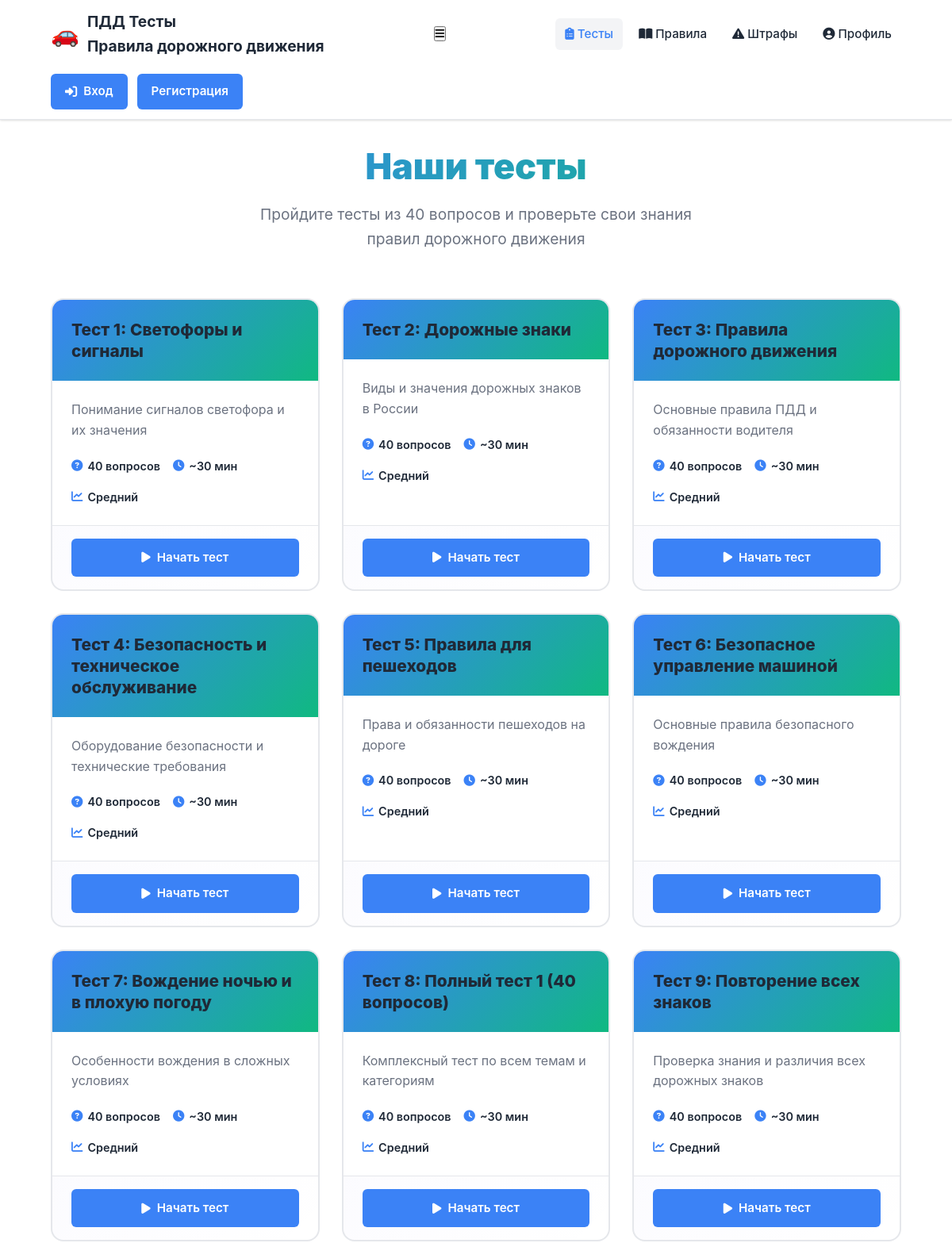
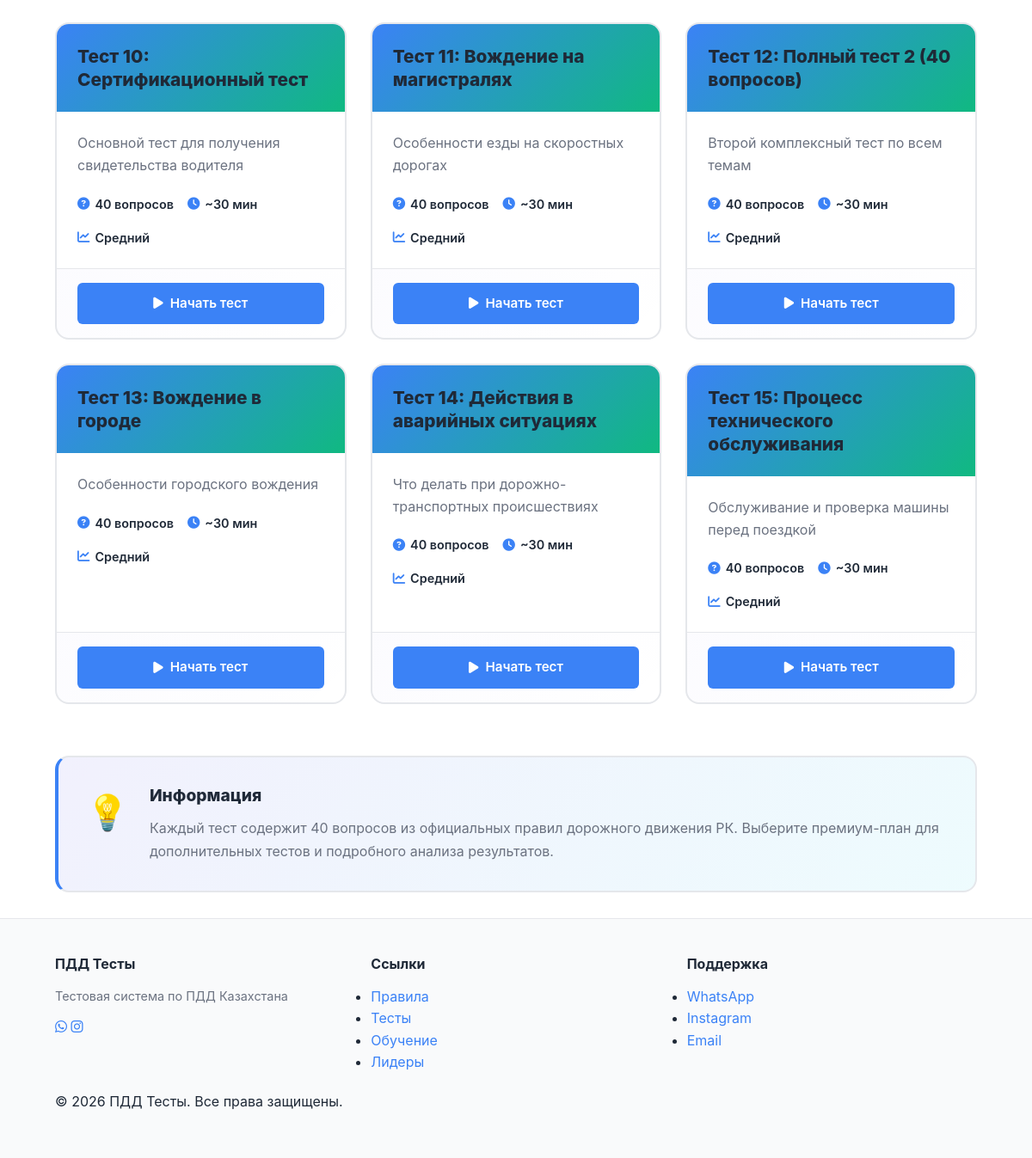
/tests, run on the app's committed database (2 pictures, top to bottom).
### tables this page shows
CREATE TABLE test_sets (
    id INTEGER PRIMARY KEY AUTOINCREMENT,
    name TEXT NOT NULL,
    category TEXT DEFAULT 'all',
    description TEXT
);

### app.py (the view)
@app.route('/tests')
def tests_list():
    conn = get_db_connection()
    sets = conn.execute('SELECT * FROM test_sets').fetchall()
    conn.close()
    return render_template('tests_list.html', sets=sets)

### app.py (called while the page is built)
def get_db_connection():
    conn = sqlite3.connect(DB_PATH)
    conn.row_factory = sqlite3.Row
    return conn

### templates/tests_list.html (shortened to what this page needs)
{% extends 'base.html' %}
{% block content %}
<div class="tests-header scroll-fade">
  <h1 class="page-title">Наши тесты</h1>
  <p class="page-subtitle">Пройдите тесты из 40 вопросов и проверьте свои знания правил дорожного движения</p>
</div>
<div class="tests-grid">
  {% for s in sets %}
    <div class="test-card modern scroll-scale">
      <div class="test-card-header">
        <h3 class="test-card-title">{{ s['name'] }}</h3>
      </div>
      <div class="test-card-body">
        <p class="test-description">{{ s['description'] }}</p>
        <div class="test-meta-info">
          <div class="meta-item">
            <i class="fas fa-question-circle"></i>
            <span>40 вопросов</span>
          </div>
          <div class="meta-item">
            <i class="fas fa-clock"></i>
            <span>~30 мин</span>
          </div>
          <div class="meta-item">
            <i class="fas fa-chart-line"></i>
            <span>Средний</span>
          </div>
        </div>
      </div>
      <div class="test-card-footer">
        <a href="/start_test/{{ s['id'] }}" class="btn-primary test-btn">
          <i class="fas fa-play"></i>
          Начать тест
        </a>
      </div>
    </div>
  {% endfor %}
</div>
<div class="tests-info-box">
  <div class="info-icon">💡</div>
  <div class="info-content">
    <h3>Информация</h3>
    <p>Каждый тест содержит 40 вопросов из официальных правил дорожного движения РК. Выберите премиум-план для дополнительных тестов и подробного анализа результатов.</p>
  </div>
</div>
{% endblock %}

### static/style.css (style rules this page uses)
:root { --bg: #ffffff; --card: #ffffff; --surface: #f9fafb; --primary: #3b82f6; --accent: #10b981; --danger: #ef4444; --success: #22c55e; --text: #1f2937; --muted: #6b7280; --border: #e5e7eb; --shadow: 0 1px 2px rgba(0, 0, 0, 0.05), 0 1px 3px rgba(0, 0, 0, 0.1); }
* { box-sizing: border-box; margin: 0; padding: 0; }
body { font-family: -apple-system, BlinkMacSystemFont, 'Segoe UI', Roboto, 'Helvetica Neue', Arial, sans-serif; font-size: 16px; line-height: 1.6; color: var(--text); background: var(--bg); }
.btn, .btn-primary, .btn-secondary, .btn-login, .btn-signup, .btn-logout { display: inline-flex; align-items: center; justify-content: center; gap: 8px; padding: 10px 18px; border: none; border-radius: 6px; font-weight: 600; font-size: 0.95rem; cursor: pointer; transition: all 0.2s ease; text-decoration: none; }
.btn-primary { background: var(--primary); color: white; }
body { display: flex; flex-direction: column; min-height: 100vh; }
h1, h2, h3 { margin-bottom: 16px; color: var(--text); line-height: 1.3; }
h1 { font-size: 2rem; font-weight: 800; }
h3 { font-size: 1.25rem; font-weight: 600; }
p { margin-bottom: 12px; }
a { color: var(--primary); text-decoration: none; }

### templates/tests_list.html (style rules this page uses)
.tests-header { text-align: center; margin-bottom: 60px; animation: slideUp 0.6s ease-out; }
.page-title { font-size: 2.8rem; font-weight: 900; margin-bottom: 16px; background: linear-gradient(135deg, var(--primary), var(--accent)); -webkit-background-clip: text; -webkit-text-fill-color: transparent; background-clip: text; }
.page-subtitle { font-size: 1.2rem; color: var(--muted); max-width: 600px; margin: 0 auto; }
.tests-grid { display: grid; grid-template-columns: repeat(auto-fill, minmax(300px, 1fr)); gap: 28px; margin-bottom: 60px; }
.test-card.modern { background: var(--card); border: 2px solid var(--border); border-radius: 16px; overflow: hidden; animation: slideUp 0.5s ease-out; animation-fill-mode: both; transition: all 0.3s cubic-bezier(0.34, 1.56, 0.64, 1); display: flex; flex-direction: column; }
.test-card.modern:nth-child(1) { animation-delay: 0s; }
.test-card.modern:nth-child(2) { animation-delay: 0.1s; }
.test-card.modern:nth-child(3) { animation-delay: 0.2s; }
.test-card.modern:nth-child(4) { animation-delay: 0.3s; }
.test-card.modern:nth-child(5) { animation-delay: 0.4s; }
.test-card.modern:nth-child(6) { animation-delay: 0.5s; }
.test-card.modern:nth-child(7) { animation-delay: 0.6s; }
.test-card.modern:nth-child(8) { animation-delay: 0.7s; }
.test-card.modern:nth-child(9) { animation-delay: 0.8s; }
.test-card.modern:nth-child(10) { animation-delay: 0.9s; }
.test-card-header { background: linear-gradient(135deg, var(--primary), var(--accent)); color: #fff; padding: 24px; }
.test-card-title { margin: 0; font-size: 1.3rem; font-weight: 800; }
.test-card-body { flex: 1; padding: 24px; }
.test-description { color: var(--muted); line-height: 1.6; margin-bottom: 20px; }
.test-meta-info { display: flex; gap: 16px; flex-wrap: wrap; }
.meta-item { display: flex; align-items: center; gap: 6px; color: var(--text); font-weight: 600; font-size: 0.9rem; }
.meta-item i { color: var(--primary); }
.test-card-footer { padding: 16px 24px; border-top: 1px solid var(--border); background: linear-gradient(135deg, rgba(79, 70, 229, 0.02), transparent); }
.test-btn { width: 100%; justify-content: center; padding: 12px 16px; }
.tests-info-box { background: linear-gradient(135deg, rgba(79, 70, 229, 0.08), rgba(34, 211, 238, 0.08)); border: 2px solid var(--border); border-left: 4px solid var(--primary); border-radius: 16px; padding: 32px; display: flex; gap: 24px; align-items: flex-start; animation: slideUp 0.6s ease-out 0.5s backwards; }
.info-icon { font-size: 2.5rem; flex-shrink: 0; }
.info-content h3 { margin: 0 0 12px 0; font-size: 1.2rem; font-weight: 800; }
.info-content p { margin: 0; color: var(--muted); line-height: 1.7; }

### data on the page
test_sets: name "Тест 1: Светофоры и сигналы", description "Понимание сигналов светофора и их значения"
test_sets: name "Тест 2: Дорожные знаки", description "Виды и значения дорожных знаков в России"
test_sets: name "Тест 3: Правила дорожного движения", description "Основные правила ПДД и обязанности водителя"
test_sets: name "Тест 4: Безопасность и техническое обслуживание", description "Оборудование безопасности и технические требования"
test_sets: name "Тест 5: Правила для пешеходов", description "Права и обязанности пешеходов на дороге"
test_sets: name "Тест 6: Безопасное управление машиной", description "Основные правила безопасного вождения"
test_sets: name "Тест 7: Вождение ночью и в плохую погоду", description "Особенности вождения в сложных условиях"
test_sets: name "Тест 8: Полный тест 1 (40 вопросов)", description "Комплексный тест по всем темам и категориям"
test_sets: name "Тест 9: Повторение всех знаков", description "Проверка знания и различия всех дорожных знаков"
test_sets: name "Тест 10: Сертификационный тест", description "Основной тест для получения свидетельства водителя"
test_sets: name "Тест 11: Вождение на магистралях", description "Особенности езды на скоростных дорогах"
test_sets: name "Тест 12: Полный тест 2 (40 вопросов)", description "Второй комплексный тест по всем темам"
test_sets: name "Тест 13: Вождение в городе", description "Особенности городского вождения"
test_sets: name "Тест 14: Действия в аварийных ситуациях", description "Что делать при дорожно-транспортных происшествиях"
test_sets: name "Тест 15: Процесс технического обслуживания", description "Обслуживание и проверка машины перед поездкой"
